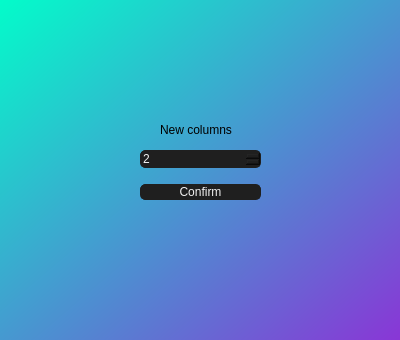
<?xml version="1.0" encoding="UTF-8"?>
<ui version="4.0">
 <class>SetColumnsDialog</class>
 <widget class="QDialog" name="SetColumnsDialog">
  <property name="geometry">
   <rect>
    <x>0</x>
    <y>0</y>
    <width>400</width>
    <height>340</height>
   </rect>
  </property>
  <property name="windowTitle">
   <string>Dialog</string>
  </property>
  <property name="styleSheet">
   <string notr="true">QWidget#SetColumnsDialog
{
	background-color: qlineargradient(spread:pad, x1:0, y1:0, x2:1, y2:1, stop:0 rgba(3, 252, 202, 255), stop:1 rgba(137, 54, 214, 255));
}</string>
  </property>
  <widget class="QWidget" name="frameNearButtons" native="true">
   <property name="geometry">
    <rect>
     <x>120</x>
     <y>100</y>
     <width>161</width>
     <height>130</height>
    </rect>
   </property>
   <property name="styleSheet">
    <string notr="true">QWidget#FrameNearButtons {
	background-color: qlineargradient(spread:pad, x1:0, y1:0, x2:1, y2:1, stop:0 rgba(2, 177, 139, 255), stop:1 rgba(110, 43, 172, 255));
	border-radius: 10px
}</string>
   </property>
   <widget class="QLabel" name="columnsLabel">
    <property name="geometry">
     <rect>
      <x>40</x>
      <y>20</y>
      <width>81</width>
      <height>19</height>
     </rect>
    </property>
    <property name="text">
     <string>New columns</string>
    </property>
   </widget>
   <widget class="QWidget" name="verticalLayoutWidget">
    <property name="geometry">
     <rect>
      <x>20</x>
      <y>40</y>
      <width>121</width>
      <height>71</height>
     </rect>
    </property>
    <layout class="QVBoxLayout" name="verticalLayout">
     <item>
      <widget class="QSpinBox" name="numberOfColumns">
       <property name="styleSheet">
        <string notr="true">border-radius: 5px;
background-color: rgb(31, 31, 31);
color: rgb(240, 240, 240);
border: 1px solid rgb(31, 31, 31);</string>
       </property>
       <property name="buttonSymbols">
        <enum>QAbstractSpinBox::UpDownArrows</enum>
       </property>
       <property name="minimum">
        <number>2</number>
       </property>
       <property name="maximum">
        <number>12</number>
       </property>
      </widget>
     </item>
     <item>
      <widget class="QPushButton" name="confirmButton">
       <property name="styleSheet">
        <string notr="true">border-radius: 5px;
background-color: rgb(31, 31, 31);
color: rgb(240, 240, 240);
border: 1px solid rgb(31, 31, 31);</string>
       </property>
       <property name="text">
        <string>Confirm</string>
       </property>
      </widget>
     </item>
    </layout>
   </widget>
  </widget>
 </widget>
 <resources/>
 <connections/>
</ui>
